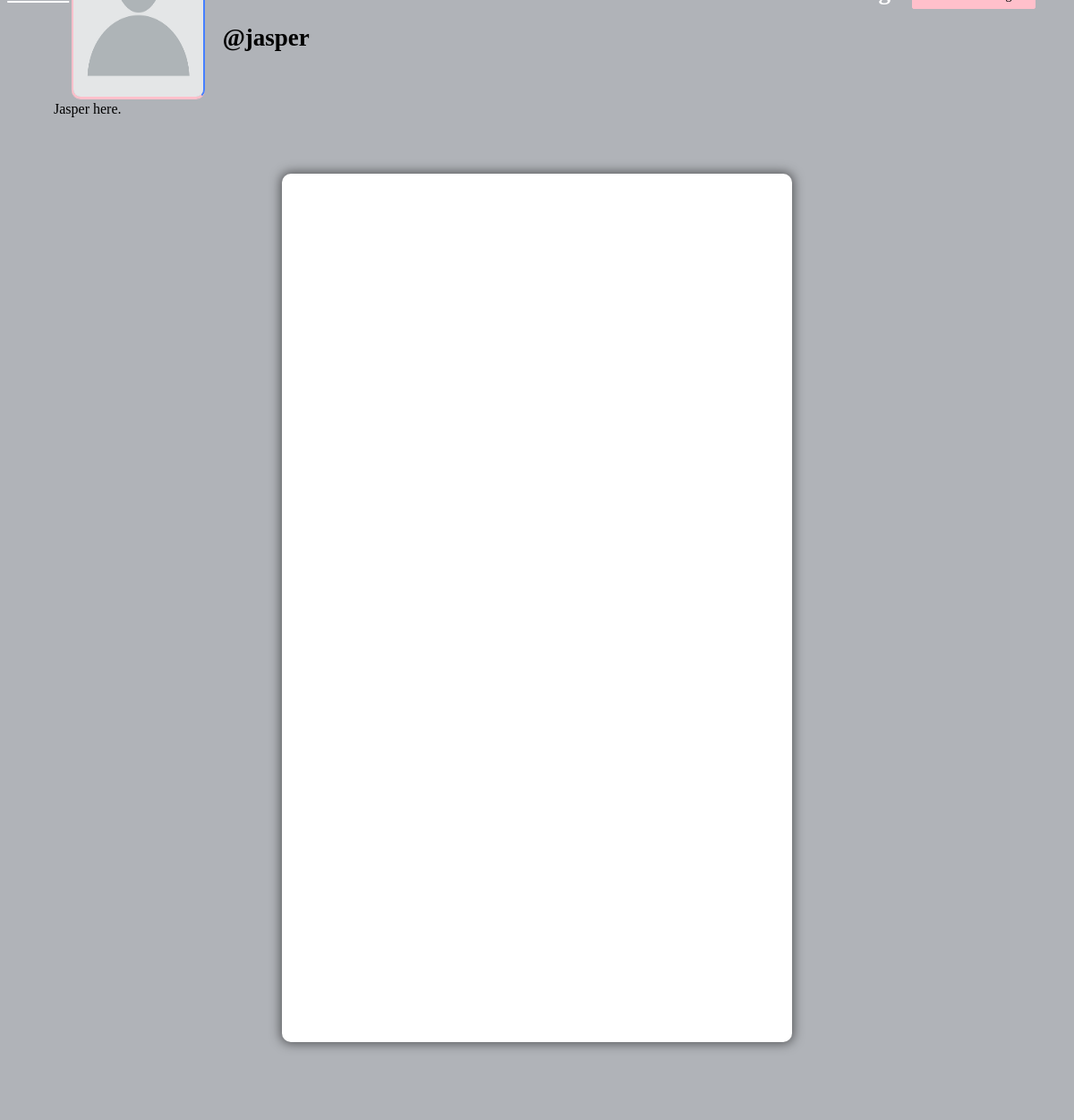
The page /profile/jasper (signed in) on the database as committed earlier.
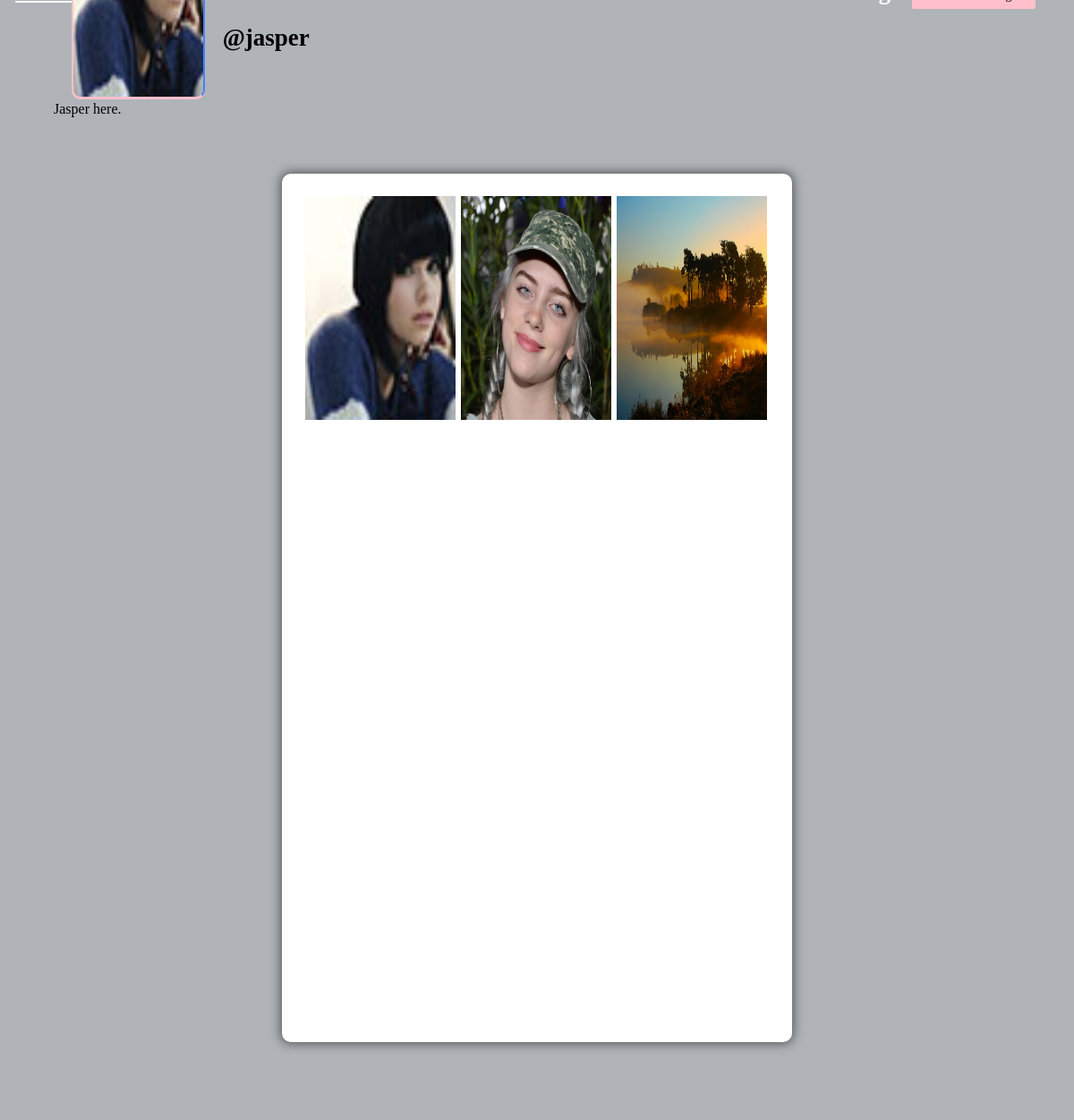
The same page on the database as committed later.
### core/models.py (models this page shows, shortened)
class Profile(models.Model):
    user = models.ForeignKey(User, on_delete = models.CASCADE)
    id_user = models.IntegerField(null = True)
    bio = models.TextField(blank = True)
    profileimg = models.ImageField(upload_to = 'profile_images', default = 'blank-profile-picture.png')
    location = models.CharField(max_length = 100, blank = True)

class Post(models.Model):
    id = models.UUIDField(primary_key = True, default = uuid.uuid4)
    user = models.CharField(max_length = 100)
    image = models.ImageField(upload_to = 'post_images')
    caption = models.TextField()
    created_at = models.DateTimeField(default = datetime.now)
    no_of_likes = models.IntegerField(default = 0)

### core/views.py (the view)
# urls.py: path('profile/<str:pk>', views.profile, name = 'profile'),
@login_required(login_url = 'signin')
def profile(request, pk):
    user_object = User.objects.get(username = pk)
    user_profile = Profile.objects.get(user = user_object)
    user_posts = Post.objects.filter(user = pk)
    user_post_length = len(user_posts)
    follower = request.user.username
    user = pk
    if FollowersCount.objects.filter(follower= follower, user = user).first():
        button_text = 'Unfollow'
    else:
        button_text = 'Follow'
    user_followers = len(FollowersCount.objects.filter(user = pk))
    user_following = len(FollowersCount.objects.filter(follower = pk))
    context = {
        'user_object': user_object,
        'user_profile': user_profile,
        'user_posts': user_posts,
        'user_post_length': user_post_length,
        'button_text': button_text,
        'user_followers': user_followers,
        'user_following': user_following,
    }
    return render(request, 'profile.html', context)

### templates/profile.html (shortened to what this page needs)
{% load static %}
<!DOCTYPE html>
<html lang="en">
<head>
    <link rel="stylesheet" href="{% static 'css/main.min.css' %}">
    <link rel="stylesheet" href="{% static 'css/style.css' %}">
    <link rel="stylesheet" href="{% static 'css/color.css' %}">
    <link rel="stylesheet" href="{% static 'css/responsive.css' %}">
</head>
<body>
	<section>
			<div class="feature-photo">
				<figure><img src="{% static 'images/resources/timeline-1.jpg' %}" alt=""></figure>
				<form action = "/follow" method = "POST">
					<div class="add-btn">
					<span style="color: white; font-size: 27px; margin-right: 520px;"><b><u><a href="/">Home</a></u></b></span>
					{% if user_post_length == 0 %}
					<span style="color: white; font-size: 27px;"><b>No Post</b></span>
					{% elif user_post_length == 1 %}
					<span style="color: white; font-size: 27px;"><b>{{user_post_length}} Post</b></span>
					{% else %}
					<span style="color: white; font-size: 27px;"><b>{{user_post_length}} Posts</b></span>
					{% endif %}
					{% if user_followers == 0 or user_followers == 1%}
					<span style="color: white; font-size: 27px;"><b>{{user_followers}} Follower</b></span>
					{% else %}
					<span style="color: white; font-size: 27px;"><b>{{user_followers}} Followers</b></span>
					{% endif%}
					<span style="color: white; font-size: 27px;"><b>{{user_following}} Following</b></span>
					{% if user_object.username == user.username %}
					<a href = "/settings" data-ripple="">Account Settings</a>
					{% else %}
					<a data-ripple=""><button type = "submit" style="background-color: #ffc0cb; border: #ffc0cb;">{{button_text}}</button></a>
					{% endif %}
					</div>
				</form>
				<div class="container-fluid">
					<div class="row merged">
						<div class="col-lg-2 col-sm-3">
							<div class="user-avatar">
								<figure>
									<img src="{{user_profile.profileimg.url}}" style="height: 250px; width: 100%;" alt="">
								</figure>
							</div>
						</div>
						<div class="col-lg-10 col-sm-9">
							<div class="timeline-info">
								<ul>
									<li class="admin-name">
									  <h5 style="color: black;white-space: nowrap; width: 110px; font-size: 27px;"><b>@{{user_profile.user.username}}</b></h5>
									</li>
								</ul>
							</div>
						</div>
					</div>
				</div>
			</div>
		</section>
		<section>
			<div class="bio">
				{{user_profile.bio}}.
			</div>
		</section>
	<section>
		<div class="gap gray-bg">
			<div class="container-fluid">
				<div class="row">
					<div class="col-lg-12">
						<div class="row" id="page-contents">
							<div class="col-lg-3">
								<aside class="sidebar static">
								</aside>
							</div>
							<div class="col-lg-6">
								<div class="central-meta">
									<ul class="photos">
										{% for post in user_posts %}
										<li>
											<a class="strip" href="{{post.image.url}}" title="" data-strip-group="mygroup" data-strip-group-options="loop: false">
												<img src="{{post.image.url}}" style="height: 250px; width: 300px;" alt=""></a>
										</li>
                                        {% endfor %}
									</ul>
								</div>
							</div>
							<div class="col-lg-3">
								<aside class="sidebar static">
								</aside>
							</div>
						</div>
					</div>
				</div>
			</div>
		</div>
	</section>
</body>
</html>

### static/css/color.css (style rules this page uses)
#nprogress .bar, .timeline-info > ul li a::before, .add-btn > a, .activitiez > li::before, form button, .colla-apps > li a:hover, a.underline:before, .setting-row input:checked + label, .user-avatar:hover .edit-phto, .error-meta > a, .color-bg, .add-butn, .nav.nav-tabs.likes-btn > li a.active, a.dislike-btn, .drop > a:hover, .btn-view.btn-load-more:hover, .accordion .card h5 button[aria-expanded="true"], .chat-head, .f-page > figure em, .inbox-panel-head > ul > li > a, .nav-tabs--left .nav-link.active, .nav-tabs--left .nav-link.active:hover, footer .widget-title h4::before, #topcontrol, .sidebar .widget-title::before, .f-title::before, .g-post-classic > figure > i::after, .purify > a, .help-list > a:hover, .open-position::before, .info > a, .category-box:hover, .category-box.selected, a.main-btn, .section-heading::before, .getquot-baner, .more-branches > h4::before, .is-helpful > a, .cart-optionz > li > a:hover, .paginationz > li a:hover, .paginationz > li a.active, .shopping-cart, a.btn2:hover, .form-submit > input[type="submit"], button.submit-checkout, .delete-cart:hover, .proceed .button, .amount-area .update-cart, a.addnewforum, .apply-bttons > a { background: orange; }

### static/css/responsive.css (style rules this page uses)
@media screen and (max-width: 1281px) and (min-width: 1024px) { .photos > li { min-width: 32.2%; width: 32.2%; } }
@media screen and (max-width: 1281px) and (min-width: 1024px) { .timeline-info { line-height: 51px; } }
@media screen and (max-width: 1281px) and (min-width: 1024px) { .timeline-info .admin-name > h5 { font-size: 20px; } }
@media screen and (max-width: 1281px) and (min-width: 1024px) { .user-avatar { width: 80.2% } }

Rows that differ between the two databases and show on the page:
changed Profile "Jasper here": profileimg: picture added in place of a placeholder
added Post: image (picture)
added Post: image (picture)
added Post: image (picture)
